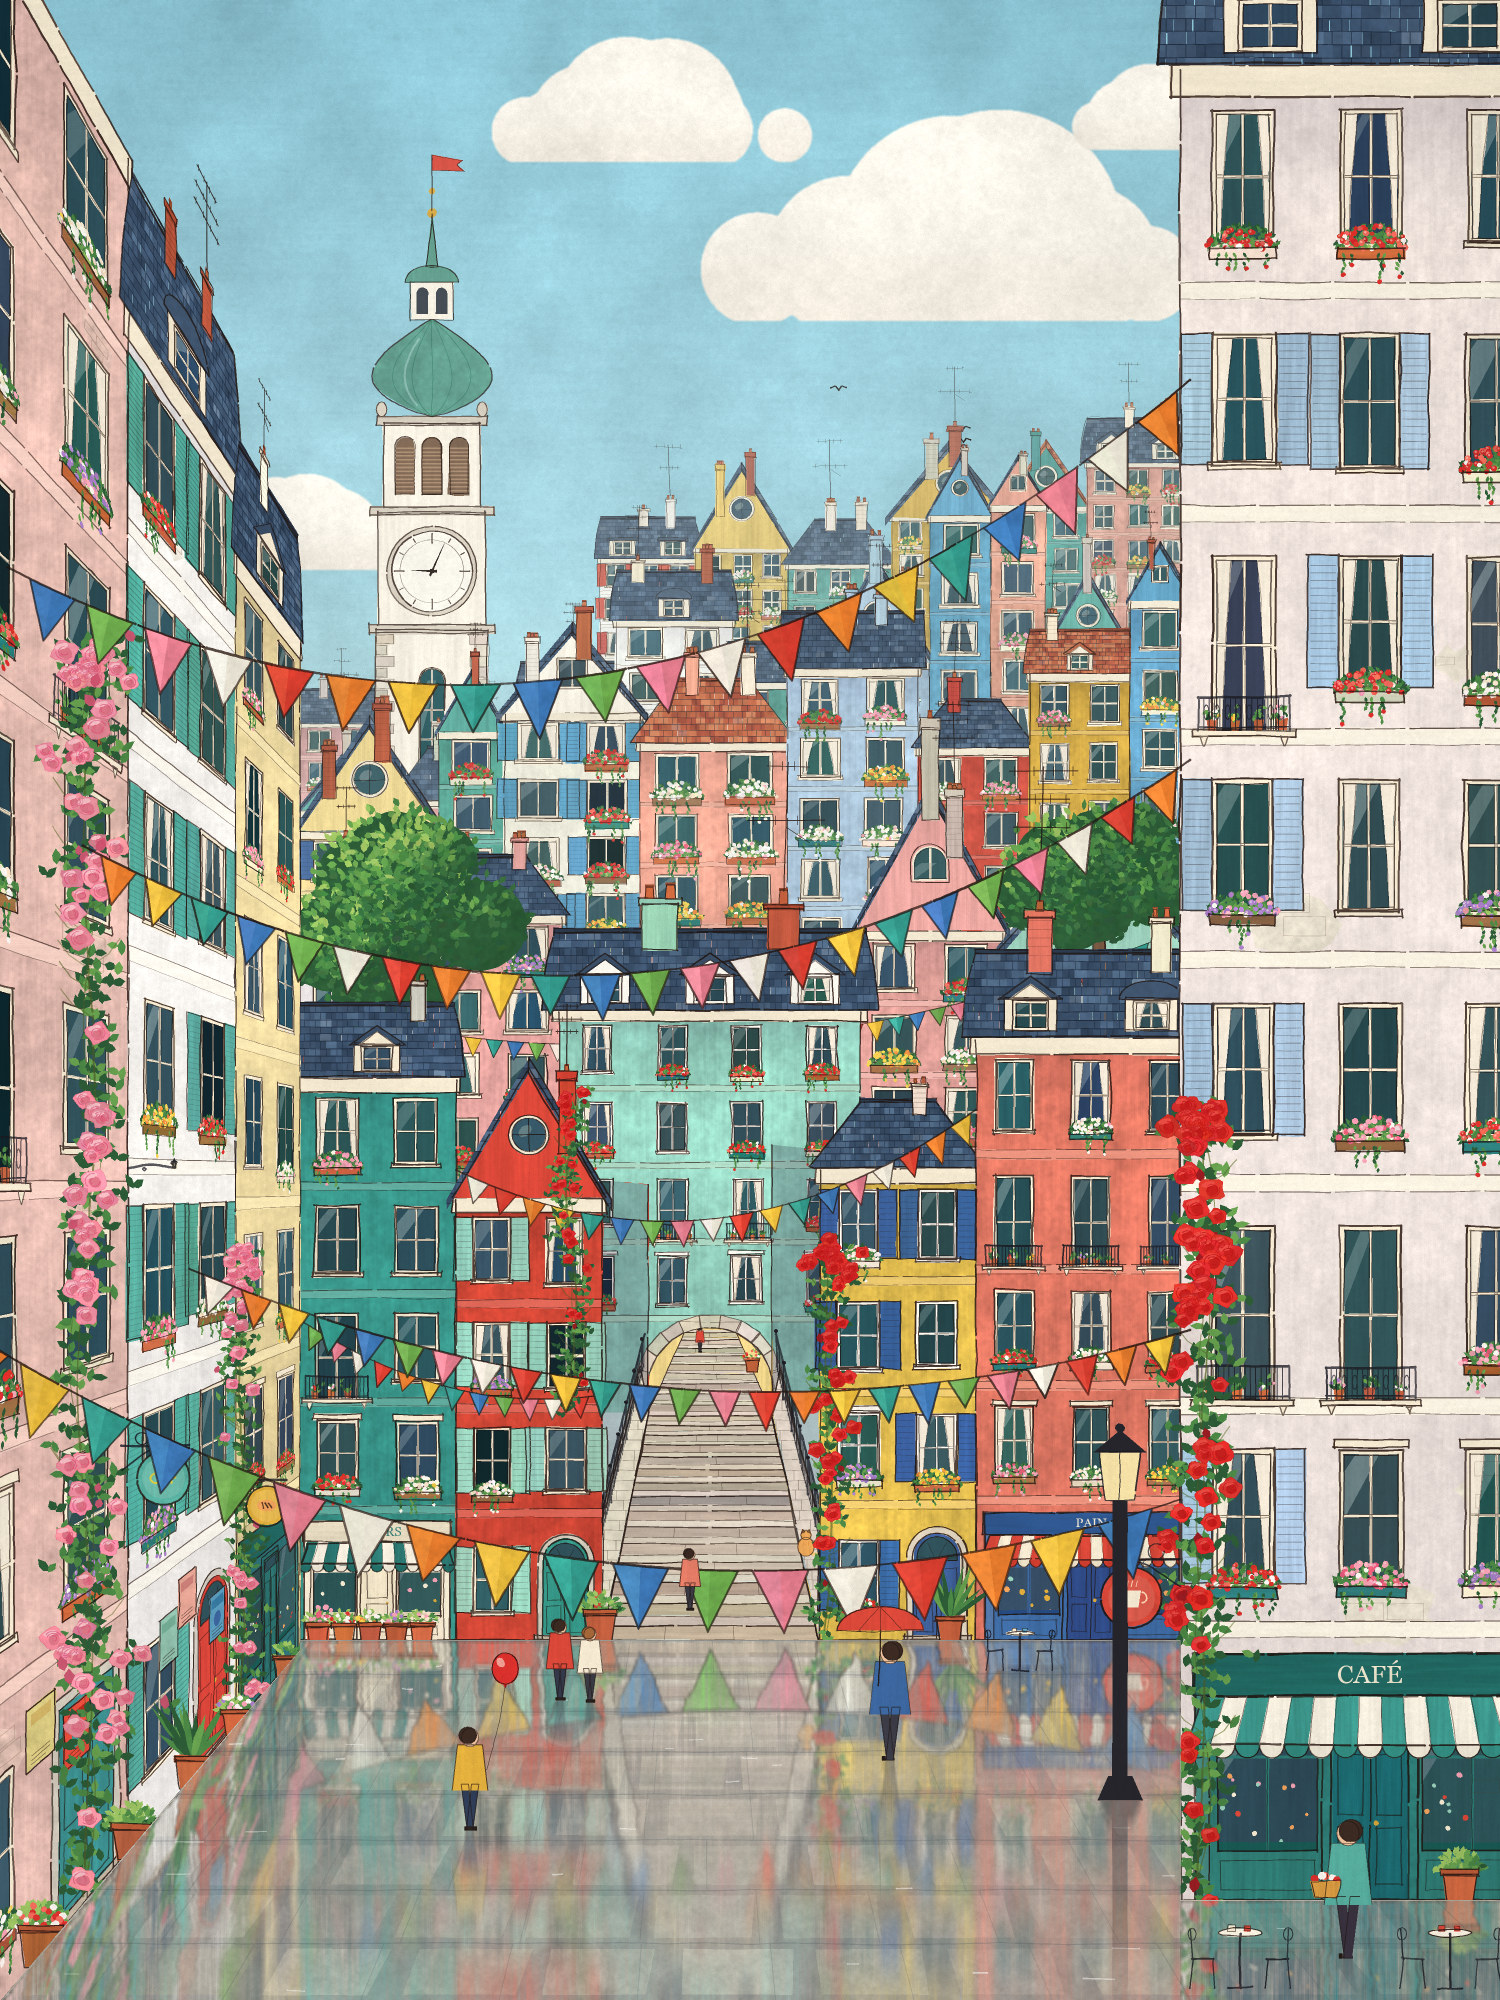

This chart was generated by the following Python code:
"""Example (colour town): 雨后的节日台阶街 · Festival Steps After the Rain -- a dense, cheerful hill town in gouache
and fine ink.

Morning, just after a shower, on a festival day. A lane of stone steps climbs from a wet little square, passes under
a mint-green house that bridges the lane on an archway, and goes on up the hill. Tall narrow houses in tomato red,
mustard, teal, mint, coral and cream are piled up the slope behind it, row above row, under blue-grey slate mansard
roofs with dormers, chimney pots and TV aerials; a white clock tower with an onion dome stands on top of the hill
on the left, and the sky is pale blue with creamy clouds. On the left the street is a canyon wall that runs away
toward the vanishing point; on the right a tall house with a cafe stands close to us. Strings of bunting cross the
street at four depths. Red roses climb the walls, window boxes overflow, there are iron balconies, a flower shop and
a bakery, a lamp post, hanging signs, a cat on the steps, and a few people out early -- one with an umbrella, a child
with a red balloon. The square is still wet and mirrors all of it.

Gouache and ink: every surface is flat opaque colour with a little brush texture (walls in vertical strokes, the sky
and the paving in horizontal ones), and almost everything has a fine, slightly shaky dark-brown ink line; slates are
laid one by one, windows are each a little different, pennants have a darker fold.

Painted back to front, the way an illustrator works: paper -> sky -> far town and clock tower -> the upper rows ->
the bridge-house, the steps and the houses on the square -> the canyon walls -> roses, flowers and signs -> the near
bunting -> the wet square and its reflections -> people, the lamp and the last glints.
--stages writes those steps as snapshots for the draw-on. No image model.
python3 colortown_festival_steps.py [out.jpg] [--stages DIR]
"""
import os, sys, time
sys.path.insert(0, os.path.join(os.path.dirname(os.path.abspath(__file__)), '..', 'lib'))
import numpy as np
from colortown import ColorTown, _homography

W, H = 1500, 2000
VP = (700, 1180)                       # vanishing point (eye level)
PLAZA = 1640                           # where the houses on the square stand
NEAR_R = 1900                          # foot of the near house on the right
# the canyon wall on the left: a flat layout of 900 x 2200 laid onto this quad (near edge off-canvas)
CANYON_SRC = (0, 0, 900, 2200)
CANYON_DST = [(-80, -358), (300, 391), (300, 1650), (-80, 2096)]
CH = _homography([(0, 0), (900, 0), (900, 2200), (0, 2200)], CANYON_DST)


def canyon(x, y):
    q = CH @ np.array([x, y, 1.0])
    return q[0] / q[2], q[1] / q[2]


def base_line():
    """the line each column's reflection is mirrored about"""
    xs = np.arange(W, dtype=np.float32)
    b = np.full(W, PLAZA, np.float32)
    b[xs < 300] = 1650 + 1.175 * (300 - xs[xs < 300])
    b[xs >= 1180] = NEAR_R
    return b


class Scene:
    def __init__(self, t):
        self.t = t

    # ------------------------------------------------------------------ sky
    def sky(self):
        t = self.t
        t.sky(y1=1150)
        t.clouds([(960, 300, 520, 170), (640, 150, 300, 95), (1200, 140, 260, 80), (300, 560, 260, 80)])
        t.birds((760, 380, 980, 470), n=4, size=(6, 10))

    # ------------------------------------------------------------------ far town and the clock tower
    def row(self, x0, x1, base, wr, hr, fl, seed, slope=0.0, jitter=20, boxes=0.5, palette=None, tiles=0.15,
            pointy=0.22, tower=0.12, chimneys=True):
        """a storybook-irregular row of houses climbing the hill: widths, heights, bases and roofs all vary"""
        t = self.t
        r = np.random.default_rng(seed)
        pal = palette or ('tomato', 'white', 'mustard', 'teal', 'cream', 'coral', 'mint', 'butter', 'cerulean',
                          'ivory', 'salmon', 'jade', 'yellow', 'pink', 'powder', 'white')
        x, prev = x0, None
        while x < x1 - 12:
            narrow = r.random() < tower
            w = r.uniform(wr[0] * 0.62, wr[0] * 0.8) if narrow else r.uniform(*wr)
            if x1 - (x + w) < wr[0] * 0.55: w = x1 - x
            b = base + slope * (x - x0) + r.uniform(-jitter, jitter * 0.5)
            h = r.uniform(*hr) * (1.25 if narrow else 1.0)
            c = prev
            while c == prev: c = pal[r.integers(0, len(pal))]
            prev = c
            u = r.random()
            if narrow or u < pointy:
                rf, rh = 'gable', w * r.uniform(0.75, 1.0)
            else:
                rf = ('mansard', 'mansard', 'hip', 'side', 'gable')[r.integers(0, 5)]
                rh = w * (0.42 if rf != 'gable' else 0.6)
            light = c in ('white', 'cream', 'ivory', 'butter', 'pale_yellow')
            sh = ('cobalt', 'jade', 'tomato', 'cerulean', 'mint')[r.integers(0, 5)] if (light and r.random() < 0.7) else None
            t.house(x, b, w, h, c, roof=rf, roof_h=rh, floors=max(3, int(round(h / fl))),
                    cols=max(1 if narrow else 2, int(round(w / (fl * 1.0)))), boxes=boxes, shutters=sh,
                    chimneys=(1 + (w > wr[1] * 0.8)) if chimneys else 0, aerials=0.6, ground=None,
                    roof_col='tile' if r.random() < tiles else 'slate', stones=2 if light and r.random() < 0.5 else 0,
                    bands=r.random() < 0.7, seed=int(r.integers(1 << 30)),
                    top_window=('round', 'round', 'std', 'arch')[r.integers(0, 4)])
            x += w

    def far(self):
        t = self.t
        with t.depth(0.42):
            t.lw = 0.8
            self.row(300, 600, 905, (62, 92), (140, 200), 34, seed=201, boxes=0.3)
            self.row(600, 1190, 830, (80, 115), (220, 300), 36, seed=202, slope=-0.2, boxes=0.3)
        t.lw = 1.25
        with t.depth(0.12):
            self.tower = t.clock_tower(432, 960, 112, 660, time=(9, 4), seed=5, dome='verdigris')
        with t.depth(0.3):
            t.lw = 0.95
            self.row(300, 520, 1010, (82, 112), (170, 230), 48, seed=207, boxes=0.45, pointy=0.0, tower=0.0)
            self.row(520, 1190, 975, (82, 122), (230, 330), 48, seed=203, slope=-0.14, boxes=0.45)
            t.bunting((470, 760), (905, 690), sag=40, size=11, seed=3)
            t.bunting((600, 860), (1180, 780), sag=46, size=11, seed=4)

    # ------------------------------------------------------------------ the upper rows and the trees
    def upper(self):
        t = self.t
        with t.depth(0.16):
            t.lw = 1.1
            self.row(300, 1190, 1150, (100, 148), (280, 440), 60, seed=204, slope=-0.08, boxes=0.55)
        with t.depth(0.06):
            t.lw = 1.25
            self.row(300, 562, 1305, (118, 145), (320, 400), 70, seed=205, boxes=0.6, tower=0.0)
            self.row(858, 1190, 1295, (125, 175), (340, 440), 70, seed=206, boxes=0.6, tower=0.0)
        t.lw = 1.4
        t.tree(396, 1330, 520, 138, seed=22, clumps=13, lean=0.02)
        t.tree(1108, 1300, 525, 112, seed=21, clumps=11, lean=-0.02)
        t.lw = 1.25
        t.bunting((310, 1010), (1180, 930), sag=70, size=17, seed=6)

    # ------------------------------------------------------------------ the bridge-house, the steps, the square
    def steps(self):
        t = self.t
        # the glimpse through the archway: more steps going on up, a sunny wall, a pot, someone climbing
        t.lw = 1.0
        t.fill([(640, 1270), (780, 1270), (780, 1420), (640, 1420)], 'butter', tex=0.9)
        t.flush()
        t.stairs((648, 772, 1412), (686, 734, 1330), n=9, seed=31)
        t.pot(752, 1372, 14, 12, plant='flowers', flowers='red', seed=32)
        t.person(700, 1352, 26, coat='tomato', reflect=False, seed=33)
        # the bridge-house over the lane
        t.lw = 1.4
        self.bridge = t.house(560, 1412, 300, 400, 'mint', roof='mansard', roof_h=78, floors=5, cols=4, win_w=0.34,
                              boxes=0.7, flowers='red', shutters=None, ground='arch', arch_w=0.42, chimneys=2,
                              aerials=1.0, seed=34, frame='white', balconies=[(2, 1), (2, 2)])
        # the side walls of the houses flanking the lane, receding toward the vanishing point
        for (xa, xb, ya, yb, c) in ((600, 648, 1180, 1412, 'tomato'), (820, 772, 1150, 1412, 'yellow')):
            t.fill([(xa, ya), (xb, ya + (xb - xa) * 0.1), (xb, yb), (xa, PLAZA)], c, tex=0.9)
            t.fill([(xa, ya), (xb, ya + (xb - xa) * 0.1), (xb, yb), (xa, PLAZA)], '#2a2a40', alpha=0.25, tex=0)
            t.ink([(xb, ya + (xb - xa) * 0.1), (xb, yb)], 1.2)
        t.flush()
        t.lw = 1.5
        t.stairs((602, 818, PLAZA), (648, 772, 1412), n=15, seed=35, ratio=1.07)
        # low stone parapets along the steps, with iron rails on top
        t.parapet([(588, 1572), (640, 1370)], [(600, PLAZA), (648, 1412)], seed=36, course=10)
        t.parapet([(780, 1370), (832, 1572)], [(772, 1412), (820, PLAZA)], seed=37, course=10)
        t.railing([(594, 1566), (644, 1368)], 34, seed=38)
        t.railing([(776, 1368), (826, 1566)], 34, seed=39)
        t.cat(806, 1556, 26, seed=40)
        # the houses on the square
        t.lw = 1.6
        t.house(298, PLAZA, 158, 560, 'teal', roof='mansard', roof_h=72, floors=5, cols=2, win_w=0.46, boxes=0.6,
                ground='shop', shop='cream', sign='FLEURS', letters='teal_deep', awning=('teal_deep', 'ivory'), shutters=None, frame='cream',
                chimneys=1, seed=41, balconies=[(2, 0)])
        t.house(456, PLAZA, 146, 440, 'tomato', roof='gable', roof_h=130, floors=4, cols=2, win_w=0.44, boxes=0.6,
                ground='door', door_col='teal', shutters='mint', chimneys=1, seed=42, top_window='round')
        t.house(820, PLAZA, 156, 470, 'yellow', roof='hip', roof_h=66, floors=4, cols=2, win_w=0.44, boxes=0.65,
                ground='door', door_col='cobalt', shutters='cobalt', chimneys=1, seed=43, frame='white')
        t.house(976, PLAZA, 230, 600, 'coral', roof='mansard', roof_h=84, floors=5, cols=3, win_w=0.42, boxes=0.6,
                ground='shop', shop='cobalt', sign='PAIN', awning=('tomato', 'cream'), chimneys=2, seed=44,
                balconies=[(3, -1)], frame='cream')
        t.lw = 1.4
        t.bunting((456, 1170), (976, 1110), sag=78, size=24, seed=7)
        t.bunting((300, 1320), (600, 1395), sag=30, size=20, seed=8)

    # ------------------------------------------------------------------ the canyon walls
    def canyon(self):
        t = self.t
        t.lw = 2.0
        with t.plane(CANYON_SRC, CANYON_DST):
            t.house(0, 2200, 345, 2070, 'blush', roof=None, floors=8, cols=2, win_w=0.42, boxes=0.6, shutters=None,
                    ground='door', door_col='teal', stones=5, chimneys=0, aerials=0, seed=51, balconies=[(3, 0), (5, 1)])
            t.house(345, 2200, 300, 1880, 'white', roof='mansard', roof_h=170, floors=7, cols=2, win_w=0.44,
                    boxes=0.6, shutters='jade', ground='door', door_col='tomato', chimneys=2, aerials=1.0, seed=52,
                    dormers=1, chimney_col='brick', stones=4)
            t.house(645, 2200, 255, 1760, 'pale_yellow', roof='mansard', roof_h=170, floors=7, cols=2, win_w=0.44, boxes=0.55,
                    ground='shop', shop='teal_deep', chimneys=1, aerials=1.0, seed=53, dormers=1, chimney_col='cream')
            for i, (sx, sy, c) in enumerate(((150, 1930, 'butter'), (215, 1965, 'tomato'), (420, 1950, 'mint'),
                                             (470, 1915, 'pink'), (560, 1975, 'cerulean'))):
                t.poster(sx, sy, sx + 48, sy + 66, c, seed=55 + i)
        # the near house on the right, close to us
        t.lw = 2.1
        self.right = t.house(1180, NEAR_R, 380, 1830, 'ivory', roof='mansard', roof_h=150, floors=8, cols=3,
                             win_w=0.42, boxes=0.65, shutters='powder', shutter_p=0.3, ground='shop', shop='teal_deep', sign='CAFÉ',
                             awning=('teal', 'ivory'), stones=6, chimneys=1, seed=61, balconies=[(2, 0), (2, 1), (5, 0)],
                             curtains=0.5)

    # ------------------------------------------------------------------ roses, flowers, signs
    def flowers(self):
        t = self.t
        t.lw = 1.6
        # roses climbing the canyon wall, the corner by the steps, the near house and the bridge-house
        P = [canyon(x, y) for x, y in ((250, 2190), (268, 1900), (240, 1600), (275, 1300), (250, 1000), (280, 760))]
        t.roses(P, n=60, size=11, seed=71, colour='rose_pink', dark='rose_pink_dark', light='blossom_white')
        P = [canyon(x, y) for x, y in ((660, 2190), (680, 1950), (655, 1700), (690, 1500))]
        t.roses(P, n=30, size=6.5, seed=72, colour='rose_pink', dark='rose_pink_dark', light='blossom_white')
        t.roses([(826, 1630), (832, 1500), (826, 1380), (836, 1250)], n=34, size=7, seed=73)
        t.roses([(1196, 1890), (1205, 1700), (1196, 1500), (1210, 1300), (1200, 1120)], n=55, size=11, seed=74)
        t.roses([(566, 1410), (576, 1300), (566, 1190), (578, 1090)], n=22, size=5.5, seed=75)
        # the flower shop's buckets and pots along the square
        for i, x in enumerate((318, 344, 370, 396, 422)):
            t.pot(x, PLAZA + 6, 22, 20, plant='flowers', flowers=('pink', 'red', 'sunny', 'violet', 'white')[i], seed=80 + i)
        t.pot(600, PLAZA + 2, 30, 28, plant='bush', seed=86)
        t.pot(950, PLAZA + 4, 26, 24, plant='tall', seed=87)
        t.pot(1460, NEAR_R + 6, 34, 32, plant='bush', seed=89)
        for i, sx in enumerate((150, 320, 470, 600, 780)):
            x, y = canyon(sx, 2200)
            t.pot(x + 14, y - 4, 40 - i * 4, 36 - i * 4, plant=('flowers', 'bush', 'tall', 'flowers', 'bush')[i],
                  flowers=('red', 'pink', 'sunny', 'violet', 'red')[i], seed=95 + i)
        # hanging signs and a wall lamp
        t.lw = 1.8
        t.sign(1180, 1560, 30, 'tomato', icon='cup', side=-1, seed=90)
        x, y = canyon(330, 1700)
        t.sign(x, y, 26, 'jade', icon='key', side=1, seed=91)
        x, y = canyon(640, 1830)
        t.sign(x, y, 20, 'mustard', icon='loaf', side=1, seed=92)
        x, y = canyon(345, 1400)
        t.lamp(x + 46, y + 10, 40, wall=x, seed=93)

    # ------------------------------------------------------------------ the near bunting
    def bunting(self):
        t = self.t
        t.lw = 2.0
        t.bunting(canyon(250, 1000), (1190, 760), sag=170, size=40, seed=11)
        t.bunting(canyon(120, 760), (1190, 380), sag=200, size=50, seed=12)
        t.bunting(canyon(500, 1500), (1190, 1330), sag=90, size=32, seed=13)
        t.bunting(canyon(20, 1500), (1180, 1500), sag=150, size=56, seed=14)

    # ------------------------------------------------------------------ the wet square
    def street(self):
        t = self.t
        src = t.C.copy()
        poly = np.array([(1, 2000), (300, 1650), (300, PLAZA), (1180, PLAZA), (1180, NEAR_R), (1500, NEAR_R),
                         (1500, 2000)], np.float32)
        t.street(PLAZA, VP, poly=poly, seed=101)
        region = t.mask(poly, soft=0.8)
        t.reflect(src, base_line(), PLAZA, strength=0.58, region=region, seed=102)
        t.joints(alpha=0.28, seed=104)
        t.glints(PLAZA + 10, 2000, n=45, seed=103, region=region)

    # ------------------------------------------------------------------ people and the lamp post
    def people(self):
        t = self.t
        t.lw = 1.5
        with t.mirror(1800, 1080, 1160, 1430, strength=0.5):
            t.lamp(1120, 1800, 300, seed=110)
        with t.mirror(PLAZA + 30, 980, 1060, 1580, strength=0.45):
            t.bistro(1020, PLAZA + 30, 40, seed=115)
        for bx in (1240, 1450):
            t.bistro(bx, 1988, 60, seed=int(bx))
        with t.mirror(1700, 520, 640, 1600, strength=0.4):
            t.person(560, 1700, 82, coat='tomato', seed=116, facing=1, legs='#33384a')
            t.person(590, 1702, 76, coat='cream', seed=117, facing=1, hair='hair_light')
        with t.mirror(1830, 400, 560, 1580, strength=0.4):
            t.person(470, 1830, 104, coat='mustard', legs='#2f3c55', balloon='rose', seed=111, facing=1)
        with t.mirror(1760, 800, 980, 1600, strength=0.4):
            t.person(890, 1760, 120, coat='cobalt', umbrella='tomato', seed=112, facing=-1)
        with t.mirror(1958, 1260, 1440, 1780, strength=0.35):
            t.person(1348, 1958, 140, coat='jade', basket='red', seed=113, facing=-1, legs='#3a3340')
        t.person(690, 1610, 62, coat='coral', seed=114, facing=1)


PHASES = (('sky', 'sky'), ('far', 'far'), ('upper', 'upper'), ('steps', 'steps'), ('canyon', 'canyon'),
          ('flowers', 'flowers'), ('bunting', 'bunting'), ('street', 'street'), ('people', 'people'))


def main():
    out = sys.argv[1] if len(sys.argv) > 1 and not sys.argv[1].startswith('--') else 'colortown_festival_steps.jpg'
    stages = sys.argv[sys.argv.index('--stages') + 1] if '--stages' in sys.argv else None
    T0 = time.time()
    tick = (lambda name: print(f'{name:10s} {time.time() - T0:5.1f}s')) if os.environ.get('CT_TIMING') else (lambda n: None)
    t = ColorTown(W, H, seed=12, keep_stages=bool(stages), stages_dir=stages)
    t.finish()
    t.paper()
    t.stage('paper')
    sc = Scene(t)
    tick('setup')
    for name, ph in PHASES[:-1]:
        getattr(sc, ph)()
        tick(name)
        t.stage(name)
    getattr(sc, PHASES[-1][1])()
    tick(PHASES[-1][0])
    t.save(out, stages_dir=stages)
    print('saved', out, f'{time.time() - T0:.1f}s', t.n_fills, 'fills', t.n_lines, 'lines')


if __name__ == '__main__':
    main()
